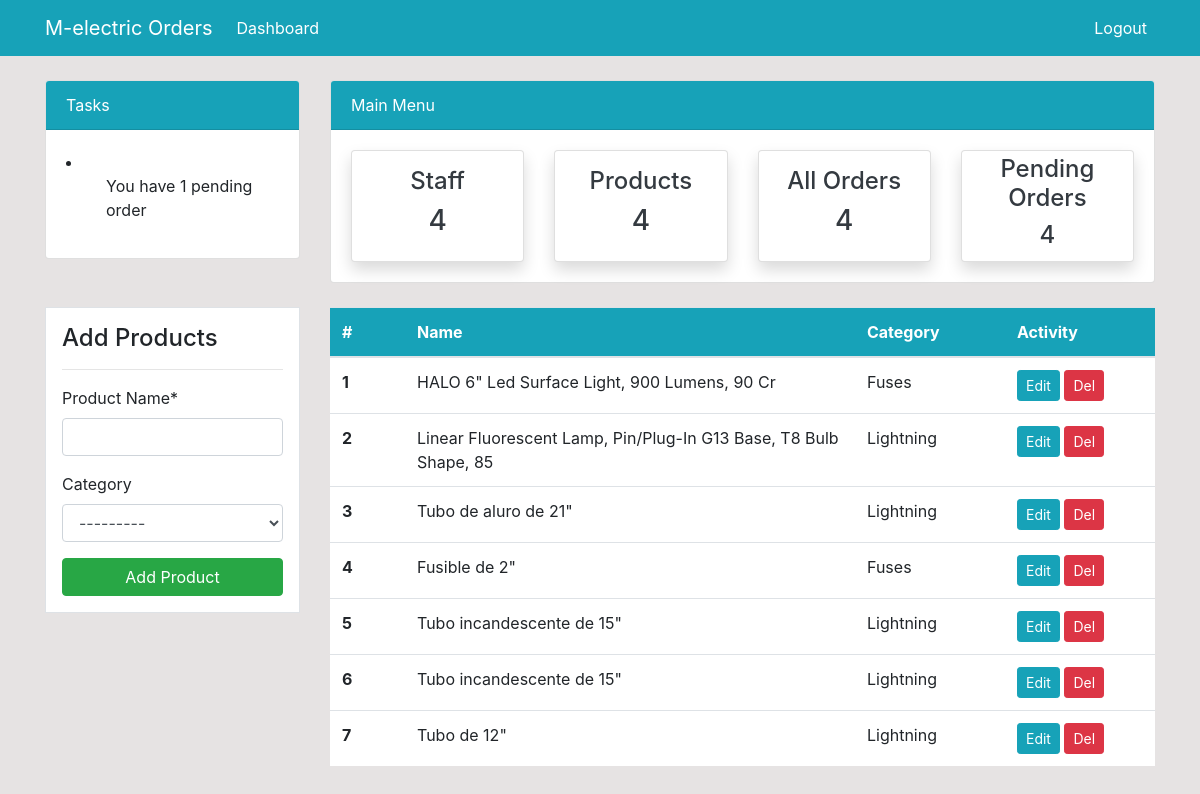
Before: /products (signed in) with the older database file.
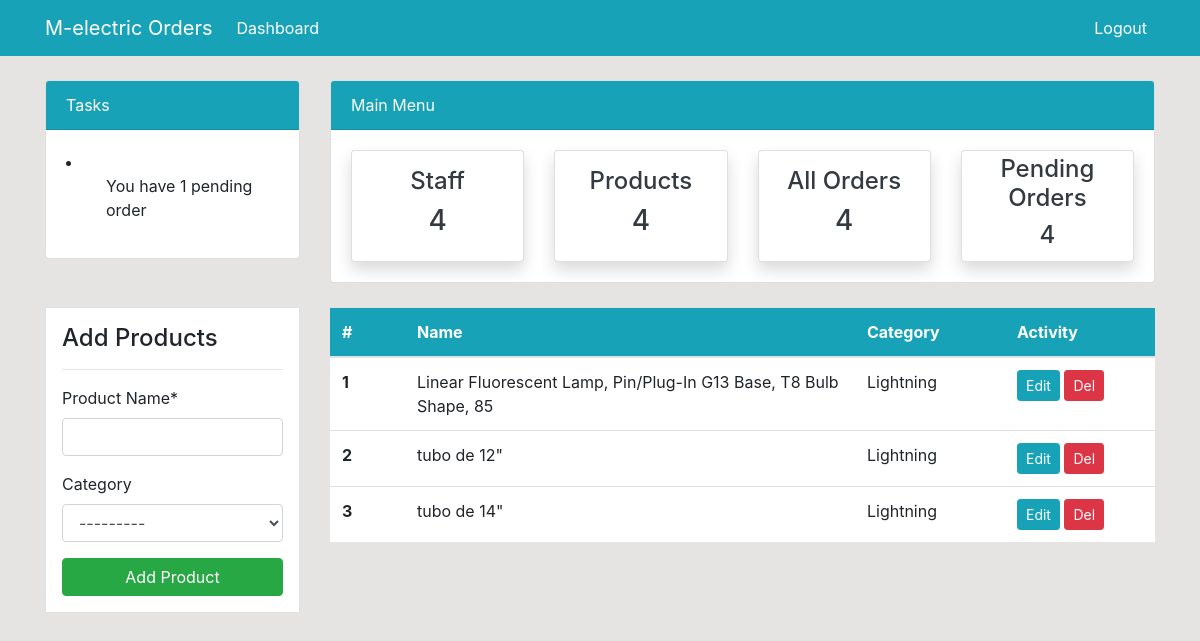
After: the same page with the newer database file.
### dashboard/models.py (models this page shows, shortened)
class Product(models.Model):
	product_name = models.CharField('Product Name', max_length=100)
	category = models.ForeignKey(Category, blank=True, null=True, on_delete=models.CASCADE)

class Category(models.Model):
	category_name = models.CharField('Category', max_length=50)
	def __str__(self):
		return self.category_name

### dashboard/views.py (the view)
# urls.py: path('products', views.products, name='products'),
@login_required
def products(request):
    products_list = Product.objects.all()
    if request.method == 'POST':
        form = ProductForm(request.POST)
        if form.is_valid:
            form.save()
            return redirect('products')
    else:
        form = ProductForm()
    context = {
        'products_list': products_list,
        'form': form,
    }
    return render(request, 'dashboard/products.html', context)

### dashboard/forms.py
class ProductForm(forms.ModelForm):
    class Meta:
        model = Product
        fields = ['product_name','category']

### templates/dashboard/products.html (shortened to what this page needs)
{% extends 'partials/base.html' %}
{% load crispy_forms_tags %}
{% block content %}
{% include 'partials/topnav.html' %}
    <div class="container">
        <div class="row my-4">
            <div class="col-md-3">
                <div class="border bg-white p-3">
                    <h4>Add Products</h4>
                    <hr>
                    <form method="POST">
                        {{ form|crispy }}
                        <input class="btn btn-success btn-block" type="submit" value="Add Product">
                    </form>
                </div>
            </div>
            <div class="col-md-9">
                <table class="table bg-white">
                    <thead class="bg-info">
                        <tr class="text-white">
                            <th scope="col" class="col-1" >#</th>
                            <th scope="col" class="col-6">Name</th>
                            <th scope="col" class="col-2">Category</th>
                            <th scope="col" class="col-2">Activity</th>
                        </tr>
                    </thead>
                    <tbody>
                    {% for product in products_list %}
                        <tr>
                            <th scope="row">{{ forloop.counter }}</th>
                            <td>{{ product.product_name }}</td>
                            <td>{{ product.category }}</td>
                            <td>
                                <a class="btn btn-info btn-sm" href="{% url 'product-update' product.id %}">Edit</a>
                                <a class="btn btn-danger btn-sm" href="{% url 'product-delete' product.id %}">Del</a>
                            </td>
                        </tr>
                    {% endfor %}
                    </tbody>
                </table>
            </div>
        </div>
    </div>
{% endblock %}

### templates/partials/base.html (shortened to what this page needs)
{% load static %}
<!doctype html>
<html lang="en">
  <head>
    <link rel="stylesheet" href="https://cdn.jsdelivr.net/npm/bootstrap@4.6.0/dist/css/bootstrap.min.css">
    <link rel="stylesheet" href="{% static 'style.css' %}">
  </head>
  <body>
      {% include 'partials/nav.html' %}
      {% block content %}
      {% endblock %}
  </body>
</html>

### templates/partials/nav.html (shortened to what this page needs)
<nav class="navbar navbar-expand-lg navbar-info bg-info">
    {% if user.is_authenticated %}
    <div class="container">
        <a class="navbar-brand text-white" href="{% url 'index' %}">M-electric Orders</a>
        <div class="collapse navbar-collapse" id="navbarSupportedContent">
            <ul class="navbar-nav mr-auto">
                <li class="nav-item active">
                    <a class="nav-link text-white" href="{% url 'index' %}">Dashboard </a>
                </li>
            </ul>
            <ul class="navbar-nav ml-auto">
                <li class="nav-item">
                    <a class="nav-link text-white" href="{% url 'logout' %}">Logout</a>
                </li>
            </ul>
            {% endif %}
        </div>
    </div>
</nav>

### templates/partials/topnav.html (shortened to what this page needs)
    <div class="container">
        <div class="row mt-4">
            <div class="col-md-3">
                <div class="card">
                    <div class="card-header bg-info text-white">
                        Tasks
                    </div>
                    <div class="card-body">
                        <li>
                            <ul>You have 1 pending order</ul>
                        </li>
                    </div>
                </div>
            </div>
            <div class="col-md-9">
                <div class="card">
                    <div class="card-header bg-info text-white">
                        Main Menu
                    </div>
                    <div class="card-body">
                        <div class="row">
                            <div class="col-md-3">
                                <a class="text-decoration-none text-dark" href="{% url 'staff' %}">
                                    <div class="card my-card shadow text-center p-3">
                                        <h4>Staff</h4>
                                        <h3>4</h3>
                                    </div>
                                </a>
                            </div>
                            <div class="col-md-3">
                                <a class="text-decoration-none text-dark" href="{% url 'products' %}">
                                    <div class="card my-card shadow text-center p-3">
                                        <h4>Products </h4>
                                        <h3>4</h3>
                                    </div>
                                </a>
                            </div>
                            <div class="col-md-3">
                                <a class="text-decoration-none text-dark" href="{% url 'orders' %}">
                                    <div class="card my-card shadow text-center p-3">
                                        <h4>All Orders </h4>
                                        <h3>4</h3>
                                    </div>
                                </a>
                            </div>
                            <div class="col-md-3">
                                <a class="text-decoration-none text-dark" href="{% url 'orders' %}">
                                    <div class="card my-card shadow text-center p-1">
                                        <h4>Pending Orders</h4>
                                        <h4>4</h4>
                                    </div>
                                </a>
                            </div>
                        </div>
                    </div>
                </div>
            </div>
        </div>
    </div>

### static/style.css (style rules this page uses)
body { background: rgb(230, 227, 227); }

Changed rows visible on the page:
removed Product: product_name "HALO 6\" Led Surface Light, 900 Lumens, 90 Cr", category "Fuses"
removed Product: product_name "Tubo de aluro de 21\"", category "Lightning"
removed Product: product_name "Fusible de 2\"", category "Fuses"
removed Product: product_name "Tubo incandescente de 15\"", category "Lightning"
removed Product: product_name "Tubo incandescente de 15\"", category "Lightning"
removed Product: product_name "Tubo de 12\"", category "Lightning"
added Product: product_name "tubo de 12\"", category "Lightning"
added Product: product_name "tubo de 14\"", category "Lightning"
